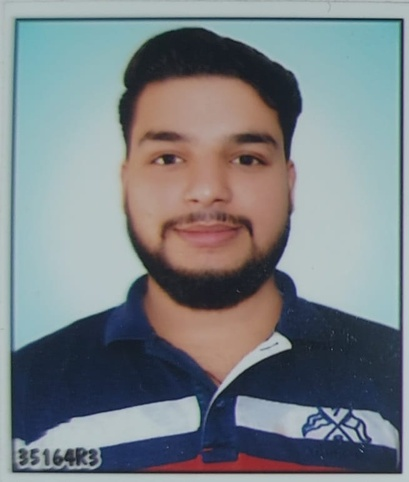
#> input picture ai_multi_test/missing/image 1.jpg, 409 x 482 px, shrunk from 654 x 771 before the run; its folder holds 4 pictures in this run
$ python simple_test.py
#> lines starting #> are read from the running program, lines starting #| are printed output that depends on the picture
"""
Simple face detection test
"""
import cv2
import os
import sys

# Write output to file
output_file = open("test_output.txt", "w")

def log(msg):
    print(msg)
    output_file.write(msg + "\n")
    output_file.flush()

log("=" * 60)
log("FACE DETECTION TEST")
log("=" * 60)

# Load Haar Cascade
face_cascade = cv2.CascadeClassifier(cv2.data.haarcascades + 'haarcascade_frontalface_default.xml')

if face_cascade.empty():
    log("ERROR: Cannot load Haar Cascade")
    sys.exit(1)

log("Haar Cascade loaded successfully")

missing_dir = "missing"

for filename in os.listdir(missing_dir):
    path = os.path.join(missing_dir, filename)
    log(f"\nTesting: {filename}")

    img = cv2.imread(path)
#> img is the input picture: shape (482, 409, 3); mean B, G, R 133.9, 129.5, 122.2
    if img is None:
        log(f"  ERROR: Cannot read image")
        continue

    h, w = img.shape[:2]
#> h = 482; w = 409
    log(f"  Size: {w}x{h}")

    gray = cv2.cvtColor(img, cv2.COLOR_BGR2GRAY)
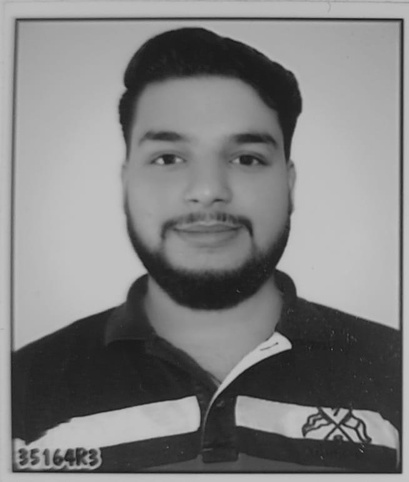
#> gray: shape (482, 409); min 20, max 199, mean 127.8
    faces = face_cascade.detectMultiScale(gray, 1.1, 5, minSize=(100, 100))
#> faces = [[98, 73, 219, 219]]

    log(f"  Faces detected: {len(faces)}")
    for (x, y, fw, fh) in faces:
        log(f"  Face: x={x}, y={y}, size={fw}x{fh}")
#> this loop made 1 pass
#|   Face: x=98, y=73, size=219x219
#> pass 2 of the loop `for filename in os.listdir(missing_dir):`:
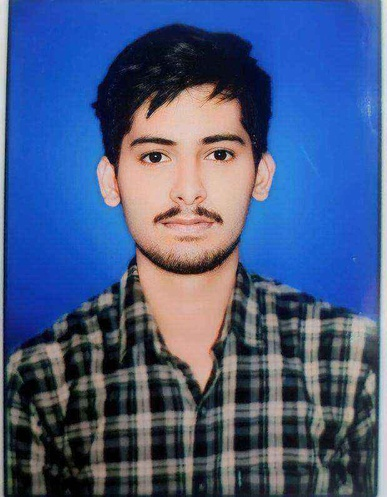
#> input picture ai_multi_test/missing/image 2.jpg, 387 x 497 px, shrunk from 619 x 795 before the run
#> img is the input picture: shape (497, 387, 3); mean B, G, R 130.6, 90.4, 71.7
#> `gray = cv2.cvtColor(img, cv2.COLOR_BGR2GRAY)`:
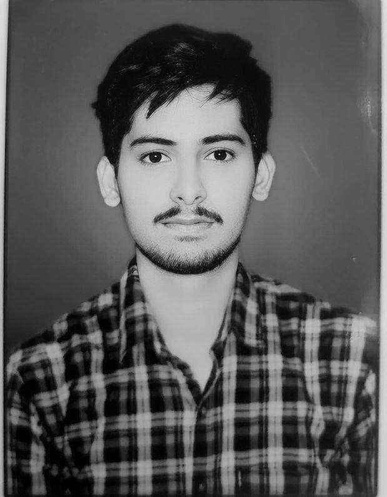
#> gray: shape (497, 387); min 0, max 233, mean 89.4
#> faces = [[98, 86, 180, 180]]
#> the loop `for (x, y, fw, fh) in faces:` made 1 pass
#> (printed output is left out)
#> pass 3 of the loop `for filename in os.listdir(missing_dir):`:
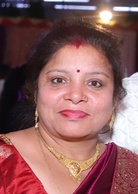
#> input picture ai_multi_test/missing/image 5.jpg, 138 x 194 px, shrunk from 221 x 311 before the run
#> img is the input picture: shape (194, 138, 3); mean B, G, R 95, 95, 140.1
#> `gray = cv2.cvtColor(img, cv2.COLOR_BGR2GRAY)`:
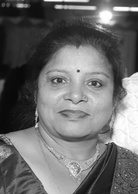
#> gray: shape (194, 138); min 2, max 255, mean 108.5
#> faces = [[22, 41, 107, 107]]
#> the loop `for (x, y, fw, fh) in faces:` made 1 pass
#> (printed output is left out)
#> the loop made 4 passes; the first 3 are shown

log("\n" + "=" * 60)
log("DONE")
output_file.close()
